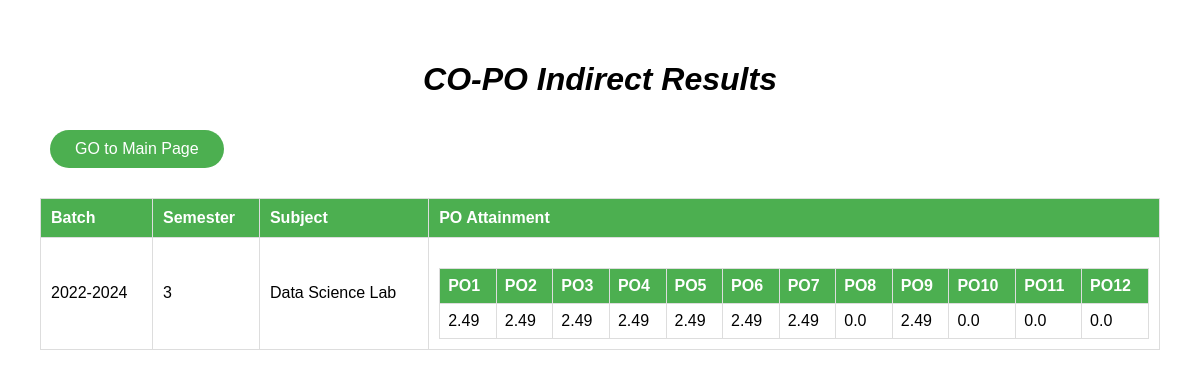
The app's page /result1, older data.
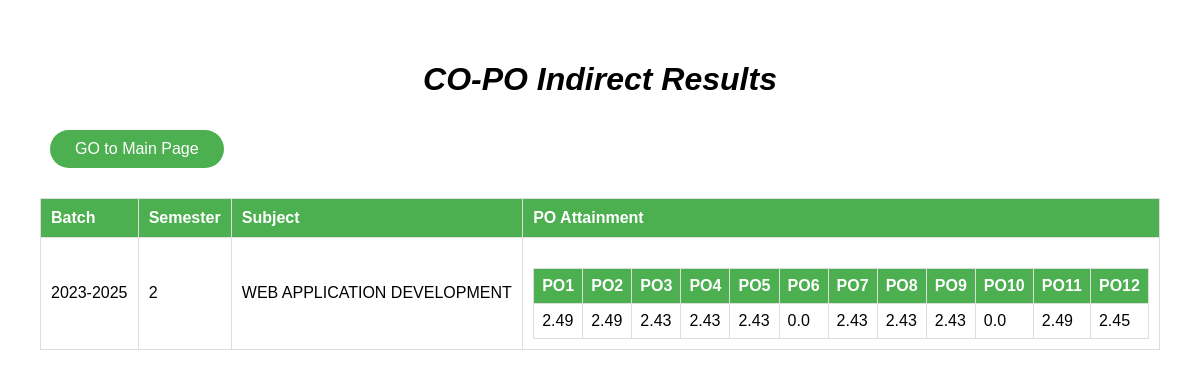
The same page, newer data.
### app.py (models this page shows)
class Submission1(db.Model):
    id = db.Column(db.Integer, primary_key=True)
    batch = db.Column(db.String(10))
    semester = db.Column(db.String(10))
    subject = db.Column(db.String(50))
    matrix_data = db.Column(db.PickleType())

### app.py (the view)
@app.route('/result1')
def result1():
    submissions = Submission1.query.all()
    return render_template('result1.html', submissions=submissions)

### templates/result1.html (shortened to what this page needs)
<!DOCTYPE html>
<html lang="en">
<head>
</head>
<body>
    <h1>CO-PO Indirect Results</h1>
    <div id="button-frame">
        <button class="button" onclick="window.location.href='/form2'">GO to Main Page</button>
    </div>
    <table border="1">
        <tr>
            <th>Batch</th>
            <th>Semester</th>
            <th>Subject</th>
            <th>PO Attainment</th>
        </tr>
        {% for submission in submissions %}
            <tr>
                <td>{{ submission.batch }}</td>
                <td>{{ submission.semester }}</td>
                <td>{{ submission.subject }}</td>
                <td>
                    <table border="1">
                        <tr>
                            <th>PO1</th>
                            <th>PO2</th>
                            <th>PO3</th>
                            <th>PO4</th>
                            <th>PO5</th>
                            <th>PO6</th>
                            <th>PO7</th>
                            <th>PO8</th>
                            <th>PO9</th>
                            <th>PO10</th>
                            <th>PO11</th>
                            <th>PO12</th>
                        </tr>
                        <tr>
                            {% for i in range(12) %}
                                <td>{{ submission.matrix_data[0][i] }}</td>
                            {% endfor %}
                        </tr>
                    </table>
                </td>
            </tr>
        {% endfor %}
    </table>
</body>
</html>

Row changes from the older to the newer data that the page shows:
changed Submission1: batch "2022-2024" → "2023-2025"; semester "3" → "2"; subject "Data Science Lab" → "WEB APPLICATION DEVELOPMENT"
Text that changed along with them:
new list line: "2.43"
new list line: "2.45"
list line gone: "2.49"
list line gone: "0.0"
